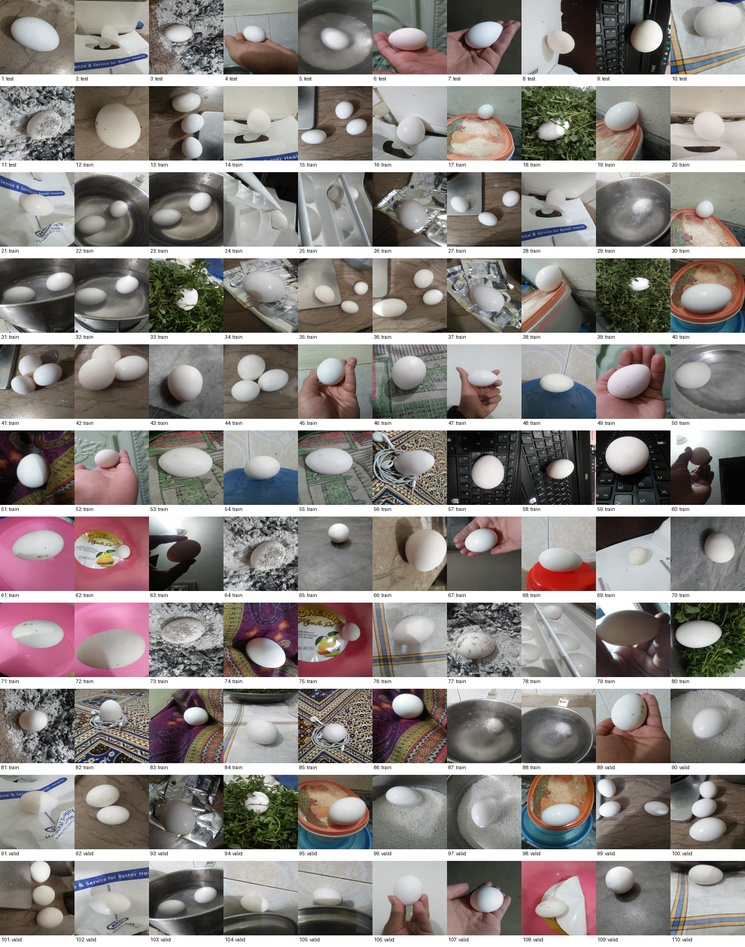
#> input picture DATASET/analysis/contact_sheets/contact_sheet.jpg, 745 x 947 px, shrunk from 1600 x 2035 before the run
$ python -i 33_task4_tracking_v2.py   (imports and definitions only)
#> lines starting #> are read from the running program, lines starting #| are printed output that depends on the picture; after the words box and inside, x2 and y2 are one past the last pixel; in counts of white or black regions, pixels touching at a corner belong together
#> further down, picture is the input picture: shape (947, 745, 3); mean B, G, R 132.5, 135.8, 141.7
import os
"""
TASK 4 - TRACKING PROTOTYPE V2

Classical segmentation-based multi-object tracking.

Pipeline:
    Video frame
        -> frozen E1 segmentation
        -> connected-component candidates
        -> geometric plausibility filtering
        -> temporal prediction
        -> joint assignment of candidates to Egg 1 / Egg 2
        -> persistent IDs

V2 changes from the first prototype:
1. Rejects implausibly large/small components relative to each track.
2. Rejects geometrically implausible components.
3. Uses predicted position from previous velocity.
4. Performs joint two-track assignment so one candidate cannot become both eggs.
5. Does not update a track from a bad frame; it predicts through short occlusions.
6. Reports TRACKED / PREDICTED / LOST separately.

IMPORTANT:
- No Task 1 masks are used.
- No neural model is used.
- E1 parameters are frozen.
"""

from pathlib import Path
import csv
import itertools
import math

import cv2
import numpy as np


# ============================================================
# PATHS
# ============================================================

PROJECT_ROOT = Path(
    Path(os.environ.get("PROJECT_ROOT", Path(__file__).resolve().parent))
)

VIDEO_PATH = Path(
    (Path(__file__).resolve().parent / r"Raw and Boiled Egg Spinning - Cool Science Experiment ｜ Educational Videos by Mocomi [Y4JyV94y2_A].webm")
)

OUTPUT_ROOT = PROJECT_ROOT / "task4_video" / "tracking_v2"
DEBUG_DIR = OUTPUT_ROOT / "debug_frames"
REPORT_DIR = OUTPUT_ROOT / "reports"

# [2 lines not run here, left out]


# ============================================================
# FROZEN E1 PARAMETERS
# ============================================================

BRIGHT_PERCENTILE = 65
MAX_SATURATION = 100
MIN_AREA = 500
MORPH_KERNEL_SIZE = 7
MAX_COMPONENTS = 6


# ============================================================
# V2 TRACKING PARAMETERS
# ============================================================

# Prototype interval: deliberately targets the difficult section
# where V1 drifted.
# Start at the same 10 s point used to initialize V1 so that
# temporal state has time to evolve naturally before the difficult
# 18-34 s section.
START_TIME = 10.0
END_TIME = 34.0

# The difficult section is the main inspection region.
DEBUG_START_TIME = 18.0

# Save one debug frame every N processed frames.
DEBUG_EVERY_FRAMES = 48       # ~2 seconds at 24 FPS

# Initial states from the successful V1 initialization at 10 s.
# These are only initialization coordinates, not ground truth.
INITIAL_TRACKS = {
    1: {"cx": 173.0, "cy": 620.0, "w": 196.0, "h": 196.0},
    2: {"cx": 455.0, "cy": 652.0, "w": 210.0, "h": 210.0},
}

# Geometric gates.
MIN_AREA_RATIO = 0.25
MAX_AREA_RATIO = 2.50

MIN_ASPECT = 0.50
MAX_ASPECT = 1.80

MIN_FILL_RATIO = 0.35
MIN_CIRCULARITY = 0.30

# A candidate whose bbox dimensions grow much beyond the previous
# egg bbox is likely a merged egg + hand/background component.
MAX_SIZE_RATIO = 2.00

# Maximum center displacement accepted for one frame.
MAX_CENTER_DISTANCE = 120.0

# Short occlusion tolerance.
MAX_MISSED_FRAMES = 24

# Velocity update smoothing.
VELOCITY_ALPHA = 0.30


# ============================================================
# FROZEN E1 SEGMENTATION
# ============================================================

def e1_segment(image):
    """
    Frozen E1 algorithm from Task 2.

    Returns:
        binary mask
        candidate component dictionaries
    """

    hsv = cv2.cvtColor(image, cv2.COLOR_BGR2HSV)
#> hsv: shape (947, 745, 3); mean H, S, V 52, 37.8, 144.7
    lab = cv2.cvtColor(image, cv2.COLOR_BGR2LAB)
#> lab: shape (947, 745, 3); mean of channels 0, 1, 2 142.7, 129.9, 131

    saturation = hsv[:, :, 1]
    lightness = lab[:, :, 0]
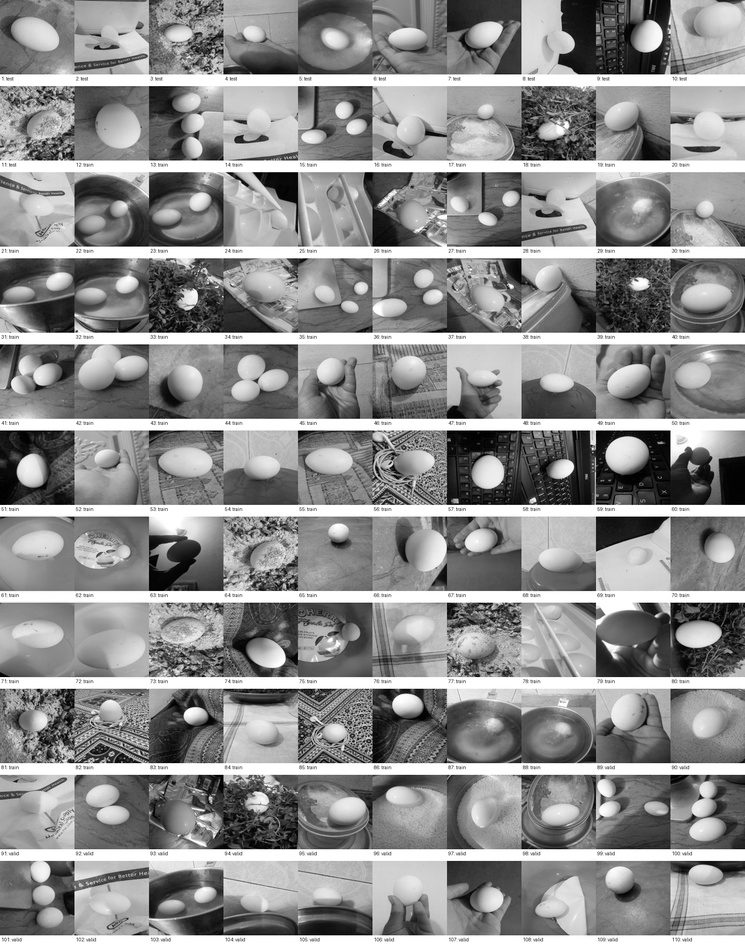
#> lightness: shape (947, 745); min 0, max 255, mean 142.7

    brightness_threshold = np.percentile(
        lightness,
        BRIGHT_PERCENTILE
    )
#> brightness_threshold = 175

    bright_mask = lightness >= brightness_threshold
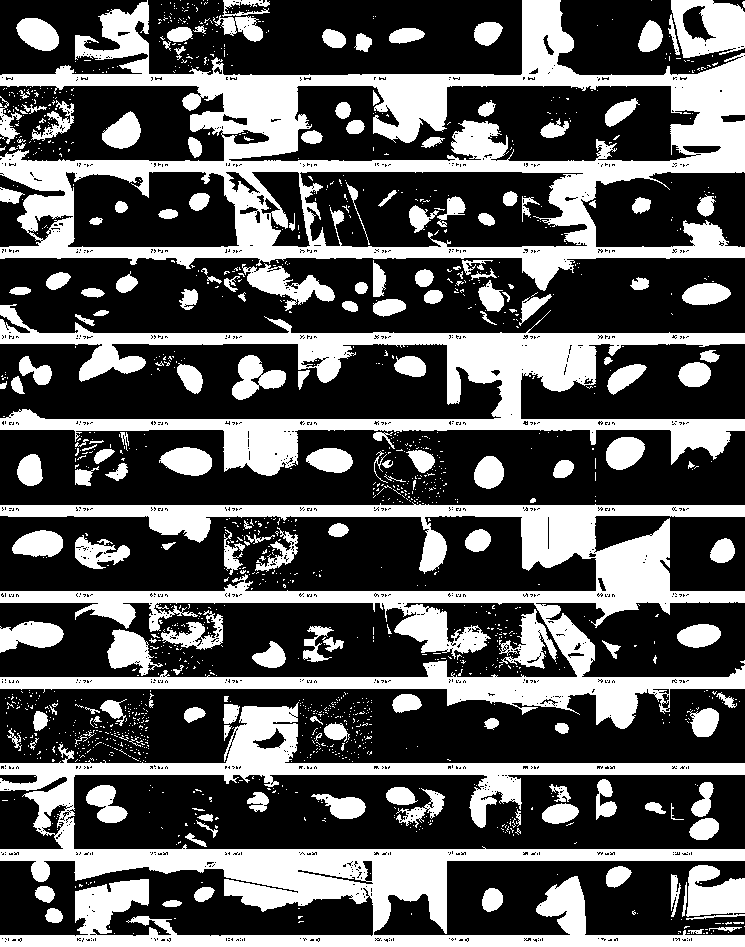
#> bright_mask: shape (947, 745) bool; 35.1% white; 1538 white regions (1354 under 20 px), largest, box (x1, y1, x2, y2) and area: (0, 0, 745, 291) 59967, (0, 702, 745, 947) 49368, (0, 502, 745, 729) 45566
    low_saturation = saturation <= MAX_SATURATION
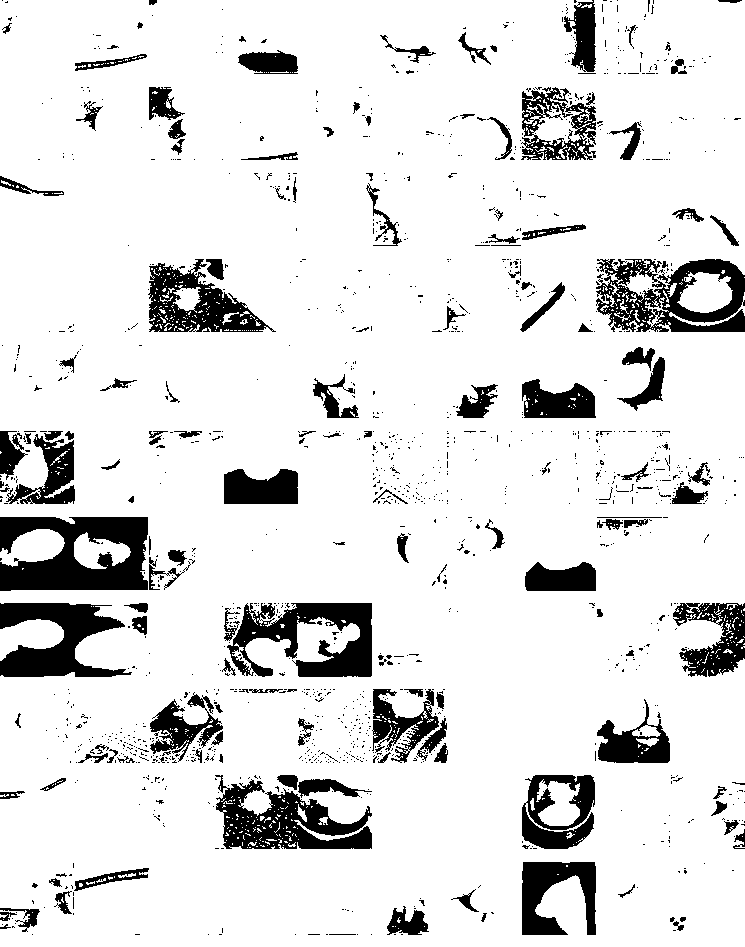
#> low_saturation: shape (947, 745) bool; 87.8% white; 1419 black regions (1268 under 20 px), largest, box (x1, y1, x2, y2) and area: (0, 517, 148, 591) 7781, (596, 259, 745, 332) 6011, (227, 603, 372, 677) 5937

    mask = (
        bright_mask & low_saturation
    ).astype(np.uint8) * 255
#> mask: shape (947, 745); 35.1% white; 1538 white regions (1353 under 20 px), largest, box (x1, y1, x2, y2) and area: (0, 0, 745, 291) 59948, (0, 702, 745, 947) 49368, (0, 502, 745, 729) 45389

    kernel = cv2.getStructuringElement(
        cv2.MORPH_ELLIPSE,
        (MORPH_KERNEL_SIZE, MORPH_KERNEL_SIZE)
    )

    mask = cv2.morphologyEx(
        mask,
        cv2.MORPH_OPEN,
        kernel
    )
#> mask: shape (947, 745); 30.7% white; 175 white regions, largest, box (x1, y1, x2, y2) and area: (0, 0, 745, 290) 44829, (0, 824, 745, 931) 18952, (0, 706, 745, 829) 13818

    mask = cv2.morphologyEx(
        mask,
        cv2.MORPH_CLOSE,
        kernel
    )
#> mask: shape (947, 745); 31.6% white; 121 white regions, largest, box (x1, y1, x2, y2) and area: (0, 0, 745, 290) 55605, (0, 504, 745, 729) 41992, (0, 824, 745, 931) 22401

    num_labels, labels, stats, centroids = (
        cv2.connectedComponentsWithStats(
            mask,
            connectivity=8
        )
    )
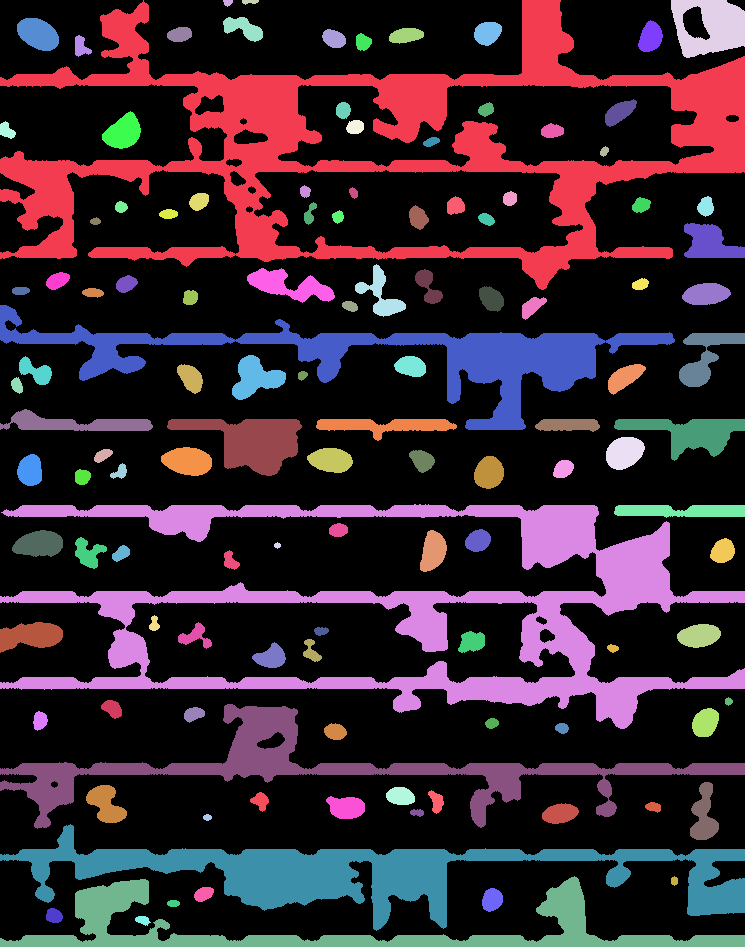
#> labels: shape (947, 745) int32; 122 distinct labels, from 0 to 121; one colour per label, 0 black
#> num_labels = 122; stats = 122 rows, first 6: [0, 0, 745, 942, 482807], [0, 0, 745, 290, 55605], [223, 0, 10, 7, 50], [242, 0, 17, 5, 60], [671, 0, 74, 58, 2949], [223, 17, 40, 25, 566]; centroids = 122 pairs, first value 6.43 to 728.2, second value 1.33 to 928

    raw_components = []

    for label in range(1, num_labels):
        area = int(stats[label, cv2.CC_STAT_AREA])

        if area < MIN_AREA:
            continue

        x = int(stats[label, cv2.CC_STAT_LEFT])
        y = int(stats[label, cv2.CC_STAT_TOP])
        w = int(stats[label, cv2.CC_STAT_WIDTH])
        h = int(stats[label, cv2.CC_STAT_HEIGHT])

        cx, cy = centroids[label]

        component_mask = (
            labels[y:y+h, x:x+w] == label
        ).astype(np.uint8) * 255

        contours, _ = cv2.findContours(
            component_mask,
            cv2.RETR_EXTERNAL,
            cv2.CHAIN_APPROX_SIMPLE
        )

        perimeter = 0.0

        if contours:
            contour = max(
                contours,
                key=cv2.contourArea
            )
            perimeter = cv2.arcLength(
                contour,
                True
            )

        if perimeter > 0:
            circularity = (
                4.0 * math.pi * area
                / (perimeter * perimeter)
            )
        else:
            circularity = 0.0

        fill_ratio = area / float(max(1, w * h))
        aspect_ratio = w / float(max(1, h))

        raw_components.append(
            {
                "label": label,
                "area": area,
                "x": x,
                "y": y,
                "w": w,
                "h": h,
                "cx": float(cx),
                "cy": float(cy),
                "aspect": float(aspect_ratio),
                "fill": float(fill_ratio),
                "circularity": float(circularity),
            }
        )
#> this loop made 121 passes
#> (area, x, y, w, h, cx, cy, contours) on passes 5, 6, 7, 8, 14, 17, 38: (566, 223, 17, 40, 25, 243, 27.83, 1 contour; box (x1, y1, x2, y2) and area: (0, 0, 40, 25) 515), (1020, 17, 18, 42, 33, 37.73, 33.67, 1 contour; box (x1, y1, x2, y2) and area: (0, 0, 42, 33) 968), (562, 638, 20, 25, 32, 650.1, 36.79, 1 contour; box (x1, y1, x2, y2) and area: (0, 0, 25, 32) 522), (513, 474, 22, 28, 24, 487.2, 32.61, 1 contour; box (x1, y1, x2, y2) and area: (0, 0, 28, 24) 476), (505, 605, 99, 32, 28, 619.2, 111.9, 1 contour; box (x1, y1, x2, y2) and area: (0, 0, 32, 28) 465), (953, 102, 111, 39, 38, 122.8, 131.8, 1 contour; box (x1, y1, x2, y2) and area: (0, 0, 39, 38) 903), (922, 355, 264, 51, 53, 380.4, 294.3, 1 contour; box (x1, y1, x2, y2) and area: (0, 0, 51, 53) 832)
#> (area, x, y, w, h, cx, cy, perimeter) on passes 1, 4, 37, 39, 51, 52: (55605, 0, 0, 745, 290, 375.8, 145.8, 4001.9), (2949, 671, 0, 74, 58, 710.3, 26.14, 242), (1414, 684, 223, 61, 35, 709.6, 242.8, 194.8), (1500, 247, 268, 88, 35, 288.7, 285.3, 247.6), (17489, 0, 305, 675, 125, 384.5, 355.7, 2146.9), (1519, 679, 333, 66, 54, 705.2, 355.8, 275.7)
#> pass 1, in e1_segment, `component_mask = ( labels[y:y+h, x:x+w] == label ).astype(np.uint8) * ..`:
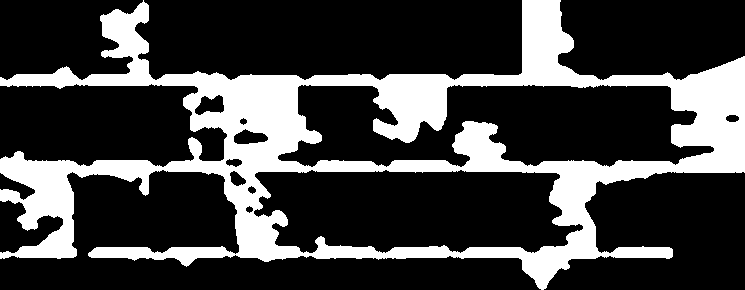
#> component_mask: shape (290, 745); 25.7% white; 1 white region, box (x1, y1, x2, y2) and area: (0, 0, 745, 290) 55605
#> after the loop:
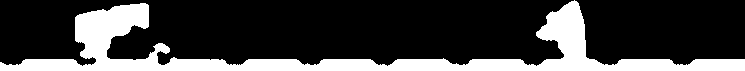
#> component_mask: shape (71, 745); 23.6% white; 1 white region, box (x1, y1, x2, y2) and area: (0, 0, 745, 71) 12471
#> after the loop, raw_components = 45 items

    raw_components.sort(
        key=lambda c: c["area"],
        reverse=True
    )

    raw_components = raw_components[:MAX_COMPONENTS]
#> raw_components = 6 items

    final_mask = np.zeros_like(mask)

    for component in raw_components:
        final_mask[
            labels == component["label"]
        ] = 255
#> this loop made 6 passes
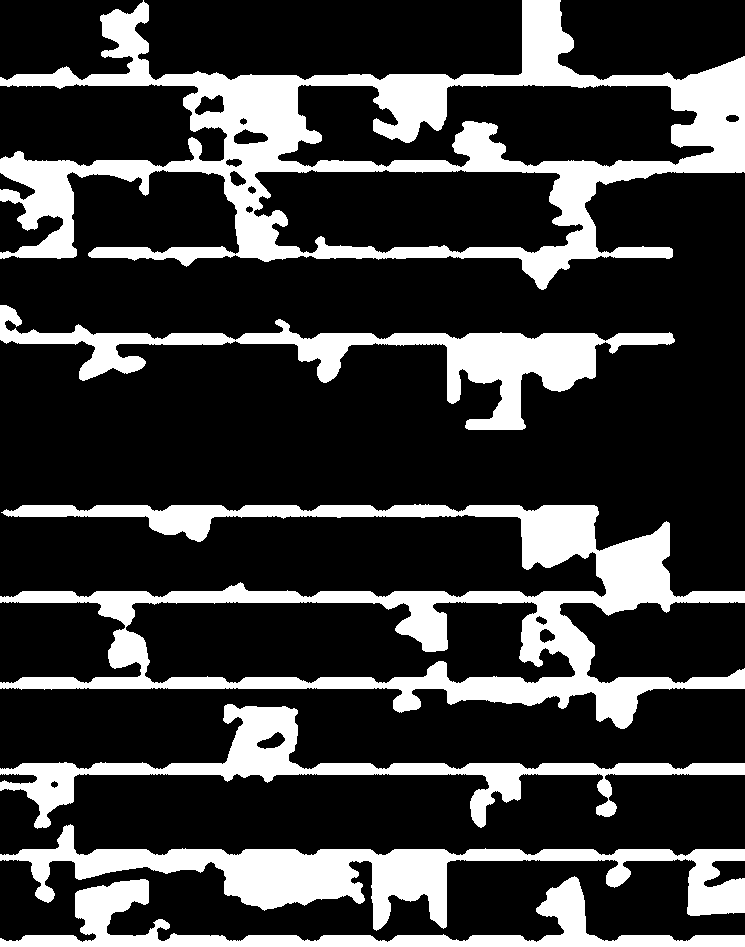
#> final_mask: shape (947, 745); 23.4% white; 6 white regions, box (x1, y1, x2, y2) and area: (0, 0, 745, 290) 55605, (0, 504, 745, 729) 41992, (0, 824, 745, 931) 22401, (0, 305, 675, 430) 17489, (0, 704, 745, 829) 15102, (0, 876, 745, 947) 12471

    return final_mask, raw_components


# ============================================================
# TRACK STATE
# ============================================================

class Track:
    # [710 lines left out: functions __init__, predict, update, mark_missed, candidate_is_plausible, candidate_cost and 3 more, not called in this run]


# [2 lines not run here, left out]

>>> import cv2
>>> picture = cv2.imread('../../DATASET/analysis/contact_sheets/contact_sheet.jpg')
>>> result = e1_segment(picture)
